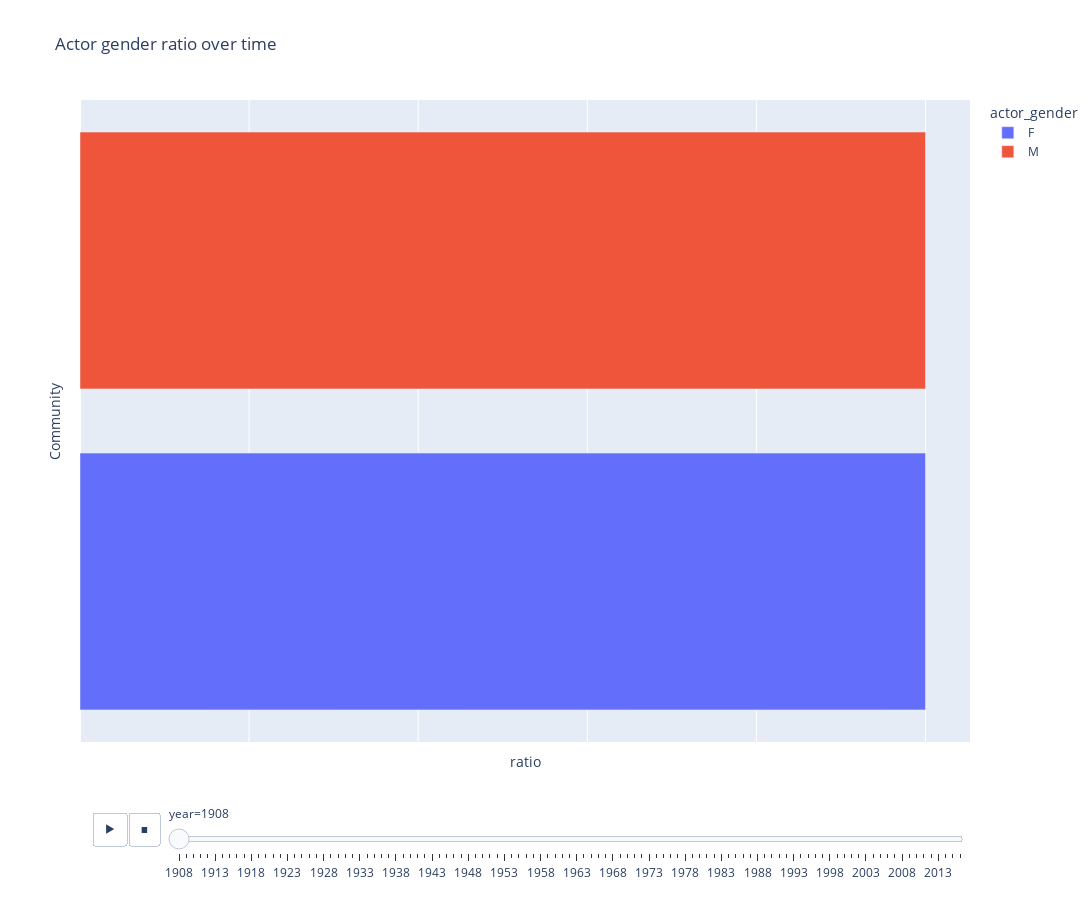

Source (notebook cell):
### Code cell
# using plotly express, create a horizontal bar chart for each community gender(male blue anf female red) ratio (animated by year)
fig = px.bar(
    gender_ratio_per_year_df,
    x="ratio",
    y="Community",
    animation_frame="year",
    orientation="h",
    animation_group="Community",
    color="actor_gender",
    title="Actor gender ratio over time",
)
fig.update_yaxes(showticklabels=False)
# remove x axis ticks
fig.update_xaxes(showticklabels=False)
# height 900 and width 1200
fig.update_layout(height=900, width=1200)

### Figure 1 — Plotly figure (JSON) as saved in the notebook; plotly's stock layout.template omitted (floating-point values rounded to 4 significant figures)
{"data": [{"alignmentgroup": "True", "hovertemplate": "actor_gender=F<br>year=1908<br>ratio=%{x}<br>Community=%{y}<extra></extra>", "ids": [2], "legendgroup": "F", "marker": {"color": "#636efa", "pattern": {"shape": ""}}, "name": "F", "offsetgroup": "F", "orientation": "h", "showlegend": true, "textposition": "auto", "type": "bar", "x": [1], "xaxis": "x", "y": [2], "yaxis": "y"}, {"alignmentgroup": "True", "hovertemplate": "actor_gender=M<br>year=1908<br>ratio=%{x}<br>Community=%{y}<extra></extra>", "ids": [16], "legendgroup": "M", "marker": {"color": "#EF553B", "pattern": {"shape": ""}}, "name": "M", "offsetgroup": "M", "orientation": "h", "showlegend": true, "textposition": "auto", "type": "bar", "x": [1], "xaxis": "x", "y": [16], "yaxis": "y"}], "layout": {"barmode": "relative", "height": 900, "legend": {"title": {"text": "actor_gender"}, "tracegroupgap": 0}, "sliders": [{"active": 0, "currentvalue": {"prefix": "year="}, "len": 0.9, "pad": {"b": 10, "t": 60}, "steps": [{"args": [["1908"], {"frame": {"duration": 0, "redraw": true}, "fromcurrent": true, "mode": "immediate", "transition": {"duration": 0, "easing": "linear"}}], "label": "1908", "method": "animate"}, {"args": [["1909"], {"frame": {"duration": 0, "redraw": true}, "fromcurrent": true, "mode": "immediate", "transition": {"duration": 0, "easing": "linear"}}], "label": "1909", "method": "animate"}, {"args": [["1910"], {"frame": {"duration": 0, "redraw": true}, "fromcurrent": true, "mode": "immediate", "transition": {"duration": 0, "easing": "linear"}}], "label": "1910", "method": "animate"}, {"args": [["1911"], {"frame": {"duration": 0, "redraw": true}, "fromcurrent": true, "mode": "immediate", "transition": {"duration": 0, "easing": "linear"}}], "label": "1911", "method": "animate"}, {"args": [["1912"], {"frame": {"duration": 0, "redraw": true}, "fromcurrent": true, "mode": "immediate", "transition": {"duration": 0, "easing": "linear"}}], "label": "1912", "method": "animate"}, {"args": [["1913"], {"frame": {"duration": 0, "redraw": true}, "fromcurrent": true, "mode": "immediate", "transition": {"duration": 0, "easing": "linear"}}], "label": "1913", "method": "animate"}, {"args": [["1914"], {"frame": {"duration": 0, "redraw": true}, "fromcurrent": true, "mode": "immediate", "transition": {"duration": 0, "easing": "linear"}}], "label": "1914", "method": "animate"}, {"args": [["1915"], {"frame": {"duration": 0, "redraw": true}, "fromcurrent": true, "mode": "immediate", "transition": {"duration": 0, "easing": "linear"}}], "label": "1915", "method": "animate"}, {"args": [["1916"], {"frame": {"duration": 0, "redraw": true}, "fromcurrent": true, "mode": "immediate", "transition": {"duration": 0, "easing": "linear"}}], "label": "1916", "method": "animate"}, {"args": [["1917"], {"frame": {"duration": 0, "redraw": true}, "fromcurrent": true, "mode": "immediate", "transition": {"duration": 0, "easing": "linear"}}], "label": "1917", "method": "animate"}, {"args": [["1918"], {"frame": {"duration": 0, "redraw": true}, "fromcurrent": true, "mode": "immediate", "transition": {"duration": 0, "easing": "linear"}}], "label": "1918", "method": "animate"}, {"args": [["1919"], {"frame": {"duration": 0, "redraw": true}, "fromcurrent": true, "mode": "immediate", "transition": {"duration": 0, "easing": "linear"}}], "label": "1919", "method": "animate"}, {"args": [["1920"], {"frame": {"duration": 0, "redraw": true}, "fromcurrent": true, "mode": "immediate", "transition": {"duration": 0, "easing": "linear"}}], "label": "1920", "method": "animate"}, {"args": [["1921"], {"frame": {"duration": 0, "redraw": true}, "fromcurrent": true, "mode": "immediate", "transition": {"duration": 0, "easing": "linear"}}], "label": "1921", "method": "animate"}, {"args": [["1922"], {"frame": {"duration": 0, "redraw": true}, "fromcurrent": true, "mode": "immediate", "transition": {"duration": 0, "easing": "linear"}}], "label": "1922", "method": "animate"}, {"args": [["1923"], {"frame": {"duration": 0, "redraw": true}, "fromcurrent": true, "mode": "immediate", "transition": {"duration": 0, "easing": "linear"}}], "label": "1923", "method": "animate"}, {"args": [["1924"], {"frame": {"duration": 0, "redraw": true}, "fromcurrent": true, "mode": "immediate", "transition": {"duration": 0, "easing": "linear"}}], "label": "1924", "method": "animate"}, {"args": [["1925"], {"frame": {"duration": 0, "redraw": true}, "fromcurrent": true, "mode": "immediate", "transition": {"duration": 0, "easing": "linear"}}], "label": "1925", "method": "animate"}, {"args": [["1926"], {"frame": {"duration": 0, "redraw": true}, "fromcurrent": true, "mode": "immediate", "transition": {"duration": 0, "easing": "linear"}}], "label": "1926", "method": "animate"}, {"args": [["1927"], {"frame": {"duration": 0, "redraw": true}, "fromcurrent": true, "mode": "immediate", "transition": {"duration": 0, "easing": "linear"}}], "label": "1927", "method": "animate"}, {"args": [["1928"], {"frame": {"duration": 0, "redraw": true}, "fromcurrent": true, "mode": "immediate", "transition": {"duration": 0, "easing": "linear"}}], "label": "1928", "method": "animate"}, {"args": [["1929"], {"frame": {"duration": 0, "redraw": true}, "fromcurrent": true, "mode": "immediate", "transition": {"duration": 0, "easing": "linear"}}], "label": "1929", "method": "animate"}, {"args": [["1930"], {"frame": {"duration": 0, "redraw": true}, "fromcurrent": true, "mode": "immediate", "transition": {"duration": 0, "easing": "linear"}}], "label": "1930", "method": "animate"}, {"args": [["1931"], {"frame": {"duration": 0, "redraw": true}, "fromcurrent": true, "mode": "immediate", "transition": {"duration": 0, "easing": "linear"}}], "label": "1931", "method": "animate"}, {"args": [["1932"], {"frame": {"duration": 0, "redraw": true}, "fromcurrent": true, "mode": "immediate", "transition": {"duration": 0, "easing": "linear"}}], "label": "1932", "method": "animate"}, {"args": [["1933"], {"frame": {"duration": 0, "redraw": true}, "fromcurrent": true, "mode": "immediate", "transition": {"duration": 0, "easing": "linear"}}], "label": "1933", "method": "animate"}, {"args": [["1934"], {"frame": {"duration": 0, "redraw": true}, "fromcurrent": true, "mode": "immediate", "transition": {"duration": 0, "easing": "linear"}}], "label": "1934", "method": "animate"}, {"args": [["1935"], {"frame": {"duration": 0, "redraw": true}, "fromcurrent": true, "mode": "immediate", "transition": {"duration": 0, "easing": "linear"}}], "label": "1935", "method": "animate"}, {"args": [["1936"], {"frame": {"duration": 0, "redraw": true}, "fromcurrent": true, "mode": "immediate", "transition": {"duration": 0, "easing": "linear"}}], "label": "1936", "method": "animate"}, {"args": [["1937"], {"frame": {"duration": 0, "redraw": true}, "fromcurrent": true, "mode": "immediate", "transition": {"duration": 0, "easing": "linear"}}], "label": "1937", "method": "animate"}, {"args": [["1938"], {"frame": {"duration": 0, "redraw": true}, "fromcurrent": true, "mode": "immediate", "transition": {"duration": 0, "easing": "linear"}}], "label": "1938", "method": "animate"}, {"args": [["1939"], {"frame": {"duration": 0, "redraw": true}, "fromcurrent": true, "mode": "immediate", "transition": {"duration": 0, "easing": "linear"}}], "label": "1939", "method": "animate"}, {"args": [["1940"], {"frame": {"duration": 0, "redraw": true}, "fromcurrent": true, "mode": "immediate", "transition": {"duration": 0, "easing": "linear"}}], "label": "1940", "method": "animate"}, {"args": [["1941"], {"frame": {"duration": 0, "redraw": true}, "fromcurrent": true, "mode": "immediate", "transition": {"duration": 0, "easing": "linear"}}], "label": "1941", "method": "animate"}, {"args": [["1942"], {"frame": {"duration": 0, "redraw": true}, "fromcurrent": true, "mode": "immediate", "transition": {"duration": 0, "easing": "linear"}}], "label": "1942", "method": "animate"}, {"args": [["1943"], {"frame": {"duration": 0, "redraw": true}, "fromcurrent": true, "mode": "immediate", "transition": {"duration": 0, "easing": "linear"}}], "label": "1943", "method": "animate"}, {"args": [["1944"], {"frame": {"duration": 0, "redraw": true}, "fromcurrent": true, "mode": "immediate", "transition": {"duration": 0, "easing": "linear"}}], "label": "1944", "method": "animate"}, {"args": [["1945"], {"frame": {"duration": 0, "redraw": true}, "fromcurrent": true, "mode": "immediate", "transition": {"duration": 0, "easing": "linear"}}], "label": "1945", "method": "animate"}, {"args": [["1946"], {"frame": {"duration": 0, "redraw": true}, "fromcurrent": true, "mode": "immediate", "transition": {"duration": 0, "easing": "linear"}}], "label": "1946", "method": "animate"}, {"args": [["1947"], {"frame": {"duration": 0, "redraw": true}, "fromcurrent": true, "mode": "immediate", "transition": {"duration": 0, "easing": "linear"}}], "label": "1947", "method": "animate"}, {"args": [["1948"], {"frame": {"duration": 0, "redraw": true}, "fromcurrent": true, "mode": "immediate", "transition": {"duration": 0, "easing": "linear"}}], "label": "1948", "method": "animate"}, {"args": [["1949"], {"frame": {"duration": 0, "redraw": true}, "fromcurrent": true, "mode": "immediate", "transition": {"duration": 0, "easing": "linear"}}], "label": "1949", "method": "animate"}, {"args": [["1950"], {"frame": {"duration": 0, "redraw": true}, "fromcurrent": true, "mode": "immediate", "transition": {"duration": 0, "easing": "linear"}}], "label": "1950", "method": "animate"}, {"args": [["1951"], {"frame": {"duration": 0, "redraw": true}, "fromcurrent": true, "mode": "immediate", "transition": {"duration": 0, "easing": "linear"}}], "label": "1951", "method": "animate"}, {"args": [["1952"], {"frame": {"duration": 0, "redraw": true}, "fromcurrent": true, "mode": "immediate", "transition": {"duration": 0, "easing": "linear"}}], "label": "1952", "method": "animate"}, {"args": [["1953"], {"frame": {"duration": 0, "redraw": true}, "fromcurrent": true, "mode": "immediate", "transition": {"duration": 0, "easing": "linear"}}], "label": "1953", "method": "animate"}, {"args": [["1954"], {"frame": {"duration": 0, "redraw": true}, "fromcurrent": true, "mode": "immediate", "transition": {"duration": 0, "easing": "linear"}}], "label": "1954", "method": "animate"}, {"args": [["1955"], {"frame": {"duration": 0, "redraw": true}, "fromcurrent": true, "mode": "immediate", "transition": {"duration": 0, "easing": "linear"}}], "label": "1955", "method": "animate"}, {"args": [["1956"], {"frame": {"duration": 0, "redraw": true}, "fromcurrent": true, "mode": "immediate", "transition": {"duration": 0, "easing": "linear"}}], "label": "1956", "method": "animate"}, {"args": [["1957"], {"frame": {"duration": 0, "redraw": true}, "fromcurrent": true, "mode": "immediate", "transition": {"duration": 0, "easing": "linear"}}], "label": "1957", "method": "animate"}, {"args": [["1958"], {"frame": {"duration": 0, "redraw": true}, "fromcurrent": true, "mode": "immediate", "transition": {"duration": 0, "easing": "linear"}}], "label": "1958", "method": "animate"}, {"args": [["1959"], {"frame": {"duration": 0, "redraw": true}, "fromcurrent": true, "mode": "immediate", "transition": {"duration": 0, "easing": "linear"}}], "label": "1959", "method": "animate"}, {"args": [["1960"], {"frame": {"duration": 0, "redraw": true}, "fromcurrent": true, "mode": "immediate", "transition": {"duration": 0, "easing": "linear"}}], "label": "1960", "method": "animate"}, {"args": [["1961"], {"frame": {"duration": 0, "redraw": true}, "fromcurrent": true, "mode": "immediate", "transition": {"duration": 0, "easing": "linear"}}], "label": "1961", "method": "animate"}, {"args": [["1962"], {"frame": {"duration": 0, "redraw": true}, "fromcurrent": true, "mode": "immediate", "transition": {"duration": 0, "easing": "linear"}}], "label": "1962", "method": "animate"}, {"args": [["1963"], {"frame": {"duration": 0, "redraw": true}, "fromcurrent": true, "mode": "immediate", "transition": {"duration": 0, "easing": "linear"}}], "label": "1963", "method": "animate"}, {"args": [["1964"], {"frame": {"duration": 0, "redraw": true}, "fromcurrent": true, "mode": "immediate", "transition": {"duration": 0, "easing": "linear"}}], "label": "1964", "method": "animate"}, {"args": [["1965"], {"frame": {"duration": 0, "redraw": true}, "fromcurrent": true, "mode": "immediate", "transition": {"duration": 0, "easing": "linear"}}], "label": "1965", "method": "animate"}, {"args": [["1966"], {"frame": {"duration": 0, "redraw": true}, "fromcurrent": true, "mode": "immediate", "transition": {"duration": 0, "easing": "linear"}}], "label": "1966", "method": "animate"}, {"args": [["1967"], {"frame": {"duration": 0, "redraw": true}, "fromcurrent": true, "mode": "immediate", "transition": {"duration": 0, "easing": "linear"}}], "label": "1967", "method": "animate"}, {"args": [["1968"], {"frame": {"duration": 0, "redraw": true}, "fromcurrent": true, "mode": "immediate", "transition": {"duration": 0, "easing": "linear"}}], "label": "1968", "method": "animate"}, {"args": [["1969"], {"frame": {"duration": 0, "redraw": true}, "fromcurrent": true, "mode": "immediate", "transition": {"duration": 0, "easing": "linear"}}], "label": "1969", "method": "animate"}, {"args": [["1970"], {"frame": {"duration": 0, "redraw": true}, "fromcurrent": true, "mode": "immediate", "transition": {"duration": 0, "easing": "linear"}}], "label": "1970", "method": "animate"}, {"args": [["1971"], {"frame": {"duration": 0, "redraw": true}, "fromcurrent": true, "mode": "immediate", "transition": {"duration": 0, "easing": "linear"}}], "label": "1971", "method": "animate"}, {"args": [["1972"], {"frame": {"duration": 0, "redraw": true}, "fromcurrent": true, "mode": "immediate", "transition": {"duration": 0, "easing": "linear"}}], "label": "1972", "method": "animate"}, {"args": [["1973"], {"frame": {"duration": 0, "redraw": true}, "fromcurrent": true, "mode": "immediate", "transition": {"duration": 0, "easing": "linear"}}], "label": "1973", "method": "animate"}, {"args": [["1974"], {"frame": {"duration": 0, "redraw": true}, "fromcurrent": true, "mode": "immediate", "transition": {"duration": 0, "easing": "linear"}}], "label": "1974", "method": "animate"}, {"args": [["1975"], {"frame": {"duration": 0, "redraw": true}, "fromcurrent": true, "mode": "immediate", "transition": {"duration": 0, "easing": "linear"}}], "label": "1975", "method": "animate"}, {"args": [["1976"], {"frame": {"duration": 0, "redraw": true}, "fromcurrent": true, "mode": "immediate", "transition": {"duration": 0, "easing": "linear"}}], "label": "1976", "method": "animate"}, {"args": [["1977"], {"frame": {"duration": 0, "redraw": true}, "fromcurrent": true, "mode": "immediate", "transition": {"duration": 0, "easing": "linear"}}], "label": "1977", "method": "animate"}, {"args": [["1978"], {"frame": {"duration": 0, "redraw": true}, "fromcurrent": true, "mode": "immediate", "transition": {"duration": 0, "easing": "linear"}}], "label": "1978", "method": "animate"}, {"args": [["1979"], {"frame": {"duration": 0, "redraw": true}, "fromcurrent": true, "mode": "immediate", "transition": {"duration": 0, "easing": "linear"}}], "label": "1979", "method": "animate"}, {"args": [["1980"], {"frame": {"duration": 0, "redraw": true}, "fromcurrent": true, "mode": "immediate", "transition": {"duration": 0, "easing": "linear"}}], "label": "1980", "method": "animate"}, {"args": [["1981"], {"frame": {"duration": 0, "redraw": true}, "fromcurrent": true, "mode": "immediate", "transition": {"duration": 0, "easing": "linear"}}], "label": "1981", "method": "animate"}, {"args": [["1982"], {"frame": {"duration": 0, "redraw": true}, "fromcurrent": true, "mode": "immediate", "transition": {"duration": 0, "easing": "linear"}}], "label": "1982", "method": "animate"}, {"args": [["1983"], {"frame": {"duration": 0, "redraw": true}, "fromcurrent": true, "mode": "immediate", "transition": {"duration": 0, "easing": "linear"}}], "label": "1983", "method": "animate"}, {"args": [["1984"], {"frame": {"duration": 0, "redraw": true}, "fromcurrent": true, "mode": "immediate", "transition": {"duration": 0, "easing": "linear"}}], "label": "1984", "method": "animate"}, {"args": [["1985"], {"frame": {"duration": 0, "redraw": true}, "fromcurrent": true, "mode": "immediate", "transition": {"duration": 0, "easing": "linear"}}], "label": "1985", "method": "animate"}, {"args": [["1986"], {"frame": {"duration": 0, "redraw": true}, "fromcurrent": true, "mode": "immediate", "transition": {"duration": 0, "easing": "linear"}}], "label": "1986", "method": "animate"}, {"args": [["1987"], {"frame": {"duration": 0, "redraw": true}, "fromcurrent": true, "mode": "immediate", "transition": {"duration": 0, "easing": "linear"}}], "label": "1987", "method": "animate"}, {"args": [["1988"], {"frame": {"duration": 0, "redraw": true}, "fromcurrent": true, "mode": "immediate", "transition": {"duration": 0, "easing": "linear"}}], "label": "1988", "method": "animate"}, {"args": [["1989"], {"frame": {"duration": 0, "redraw": true}, "fromcurrent": true, "mode": "immediate", "transition": {"duration": 0, "easing": "linear"}}], "label": "1989", "method": "animate"}, {"args": [["1990"], {"frame": {"duration": 0, "redraw": true}, "fromcurrent": true, "mode": "immediate", "transition": {"duration": 0, "easing": "linear"}}], "label": "1990", "method": "animate"}, {"args": [["1991"], {"frame": {"duration": 0, "redraw": true}, "fromcurrent": true, "mode": "immediate", "transition": {"duration": 0, "easing": "linear"}}], "label": "1991", "method": "animate"}, {"args": [["1992"], {"frame": {"duration": 0, "redraw": true}, "fromcurrent": true, "mode": "immediate", "transition": {"duration": 0, "easing": "linear"}}], "label": "1992", "method": "animate"}, {"args": [["1993"], {"frame": {"duration": 0, "redraw": true}, "fromcurrent": true, "mode": "immediate", "transition": {"duration": 0, "easing": "linear"}}], "label": "1993", "method": "animate"}, {"args": [["1994"], {"frame": {"duration": 0, "redraw": true}, "fromcurrent": true, "mode": "immediate", "transition": {"duration": 0, "easing": "linear"}}], "label": "1994", "method": "animate"}, {"args": [["1995"], {"frame": {"duration": 0, "redraw": true}, "fromcurrent": true, "mode": "immediate", "transition": {"duration": 0, "easing": "linear"}}], "label": "1995", "method": "animate"}, {"args": [["1996"], {"frame": {"duration": 0, "redraw": true}, "fromcurrent": true, "mode": "immediate", "transition": {"duration": 0, "easing": "linear"}}], "label": "1996", "method": "animate"}, {"args": [["1997"], {"frame": {"duration": 0, "redraw": true}, "fromcurrent": true, "mode": "immediate", "transition": {"duration": 0, "easing": "linear"}}], "label": "1997", "method": "animate"}, {"args": [["1998"], {"frame": {"duration": 0, "redraw": true}, "fromcurrent": true, "mode": "immediate", "transition": {"duration": 0, "easing": "linear"}}], "label": "1998", "method": "animate"}, {"args": [["1999"], {"frame": {"duration": 0, "redraw": true}, "fromcurrent": true, "mode": "immediate", "transition": {"duration": 0, "easing": "linear"}}], "label": "1999", "method": "animate"}, {"args": [["2000"], {"frame": {"duration": 0, "redraw": true}, "fromcurrent": true, "mode": "immediate", "transition": {"duration": 0, "easing": "linear"}}], "label": "2000", "method": "animate"}, {"args": [["2001"], {"frame": {"duration": 0, "redraw": true}, "fromcurrent": true, "mode": "immediate", "transition": {"duration": 0, "easing": "linear"}}], "label": "2001", "method": "animate"}, {"args": [["2002"], {"frame": {"duration": 0, "redraw": true}, "fromcurrent": true, "mode": "immediate", "transition": {"duration": 0, "easing": "linear"}}], "label": "2002", "method": "animate"}, {"args": [["2003"], {"frame": {"duration": 0, "redraw": true}, "fromcurrent": true, "mode": "immediate", "transition": {"duration": 0, "easing": "linear"}}], "label": "2003", "method": "animate"}, {"args": [["2004"], {"frame": {"duration": 0, "redraw": true}, "fromcurrent": true, "mode": "immediate", "transition": {"duration": 0, "easing": "linear"}}], "label": "2004", "method": "animate"}, {"args": [["2005"], {"frame": {"duration": 0, "redraw": true}, "fromcurrent": true, "mode": "immediate", "transition": {"duration": 0, "easing": "linear"}}], "label": "2005", "method": "animate"}, {"args": [["2006"], {"frame": {"duration": 0, "redraw": true}, "fromcurrent": true, "mode": "immediate", "transition": {"duration": 0, "easing": "linear"}}], "label": "2006", "method": "animate"}, {"args": [["2007"], {"frame": {"duration": 0, "redraw": true}, "fromcurrent": true, "mode": "immediate", "transition": {"duration": 0, "easing": "linear"}}], "label": "2007", "method": "animate"}, {"args": [["2008"], {"frame": {"duration": 0, "redraw": true}, "fromcurrent": true, "mode": "immediate", "transition": {"duration": 0, "easing": "linear"}}], "label": "2008", "method": "animate"}, {"args": [["2009"], {"frame": {"duration": 0, "redraw": true}, "fromcurrent": true, "mode": "immediate", "transition": {"duration": 0, "easing": "linear"}}], "label": "2009", "method": "animate"}, {"args": [["2010"], {"frame": {"duration": 0, "redraw": true}, "fromcurrent": true, "mode": "immediate", "transition": {"duration": 0, "easing": "linear"}}], "label": "2010", "method": "animate"}, {"args": [["2011"], {"frame": {"duration": 0, "redraw": true}, "fromcurrent": true, "mode": "immediate", "transition": {"duration": 0, "easing": "linear"}}], "label": "2011", "method": "animate"}, {"args": [["2012"], {"frame": {"duration": 0, "redraw": true}, "fromcurrent": true, "mode": "immediate", "transition": {"duration": 0, "easing": "linear"}}], "label": "2012", "method": "animate"}, {"args": [["2013"], {"frame": {"duration": 0, "redraw": true}, "fromcurrent": true, "mode": "immediate", "transition": {"duration": 0, "easing": "linear"}}], "label": "2013", "method": "animate"}, {"args": [["2014"], {"frame": {"duration": 0, "redraw": true}, "fromcurrent": true, "mode": "immediate", "transition": {"duration": 0, "easing": "linear"}}], "label": "2014", "method": "animate"}, {"args": [["2015"], {"frame": {"duration": 0, "redraw": true}, "fromcurrent": true, "mode": "immediate", "transition": {"duration": 0, "easing": "linear"}}], "label": "2015", "method": "animate"}, {"args": [["2016"], {"frame": {"duration": 0, "redraw": true}, "fromcurrent": true, "mode": "immediate", "transition": {"duration": 0, "easing": "linear"}}], "label": "2016", "method": "animate"}], "x": 0.1, "xanchor": "left", "y": 0, "yanchor": "top"}], "title": {"text": "Actor gender ratio over time"}, "updatemenus": [{"buttons": [{"args": [null, {"frame": {"duration": 500, "redraw": true}, "fromcurrent": true, "mode": "immediate", "transition": {"duration": 500, "easing": "linear"}}], "label": "&#9654;", "method": "animate"}, {"args": [[null], {"frame": {"duration": 0, "redraw": true}, "fromcurrent": true, "mode": "immediate", "transition": {"duration": 0, "easing": "linear"}}], "label": "&#9724;", "method": "animate"}], "direction": "left", "pad": {"r": 10, "t": 70}, "showactive": false, "type": "buttons", "x": 0.1, "xanchor": "right", "y": 0, "yanchor": "top"}], "width": 1200, "xaxis": {"anchor": "y", "domain": [0, 1], "showticklabels": false, "title": {"text": "ratio"}}, "yaxis": {"anchor": "x", "domain": [0, 1], "showticklabels": false, "title": {"text": "Community"}}}}
